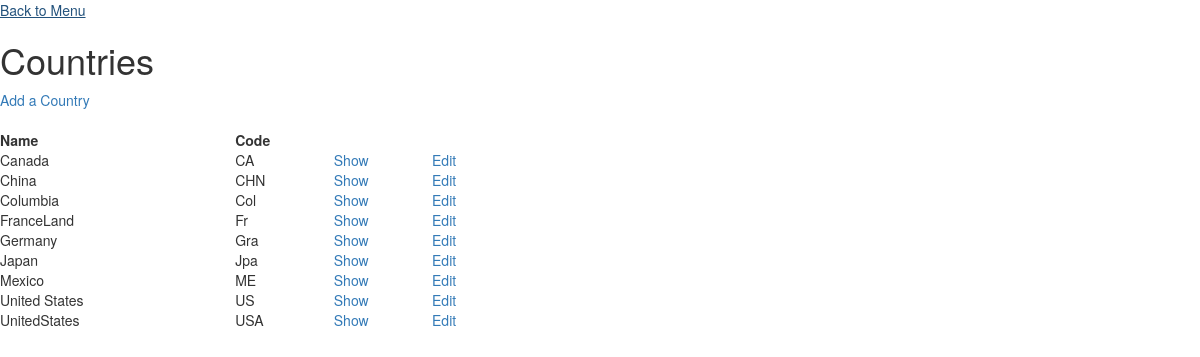
/public/staff/countries/index.php, run on the app's committed database.
### tables this page shows
CREATE TABLE `countries` (
  `id` int(11) NOT NULL,
  `name` varchar(255) DEFAULT NULL,
  `code` varchar(255) DEFAULT NULL
);

### private/query_functions.php (called while the page is built, shortened)
<?php
  function find_all_countries() {
    global $db;
    $sql = "SELECT * FROM countries ORDER BY name ASC;";
    $country_result = db_query($db, $sql);
    return $country_result;
  }
?>

### private/database.php (called while the page is built, shortened)
<?php
  function db_query($connection, $sql) {
    $result_set = mysqli_query($connection, $sql);
    return $result_set;
  }
  function db_fetch_assoc($result_set) {
    return mysqli_fetch_assoc($result_set);
  }
?>

### public/staff/countries/index.php (the view, shortened to what this page needs)
<?php include(SHARED_PATH . '/header.php'); ?>
<div id="main-content">
  <a href="../index.php">Back to Menu</a><br />
  <h1>Countries</h1>
  <a href="new.php">Add a Country</a><br />
  <br />
  <?php
    $country_result = find_all_countries();
    echo "<table id=\"Countries\" style=\"width: 500px;\">";
    echo "<tr>";
    echo "<th>Name</th>";
    echo "<th>Code</th>";
    echo "<th></th>";
    echo "<th></th>";
    echo "</tr>";
    while($country = db_fetch_assoc($country_result)) {
      echo "<tr>";
      echo "<td>" . $country['name'] . "</td>";
      echo "<td>" . $country['code'] . "</td>";
      echo "<td>";
      echo "<a href=\"show.php?id=" . $country['id'] . "\">Show</a>";
      echo "</td>";
      echo "<td>";
      echo "<a href=\"edit.php?id=" . $country['id']. "\">Edit</a>";
      echo "</td>";
      echo "</tr>";
    }
    echo "</table>";
  ?>
</div>
<?php include(SHARED_PATH . '/footer.php'); ?>

### private/shared/header.php (shortened to what this page needs)
<!doctype html>
<html lang="en">
  <head>
    <link rel="stylesheet" href="../bootstrap.min.css">
  </head>
  <body>

### private/shared/footer.php (shortened to what this page needs)
  </body>
</html>

### data on the page
countries: name "Canada", code "CA"
countries: name "China", code "CHN"
countries: name "Columbia", code "Col"
countries: name "FranceLand", code "Fr"
countries: name "Germany", code "Gra"
countries: name "Japan", code "Jpa"
countries: name "Mexico", code "ME"
countries: name "United States", code "US"
countries: name "UnitedStates", code "USA"
